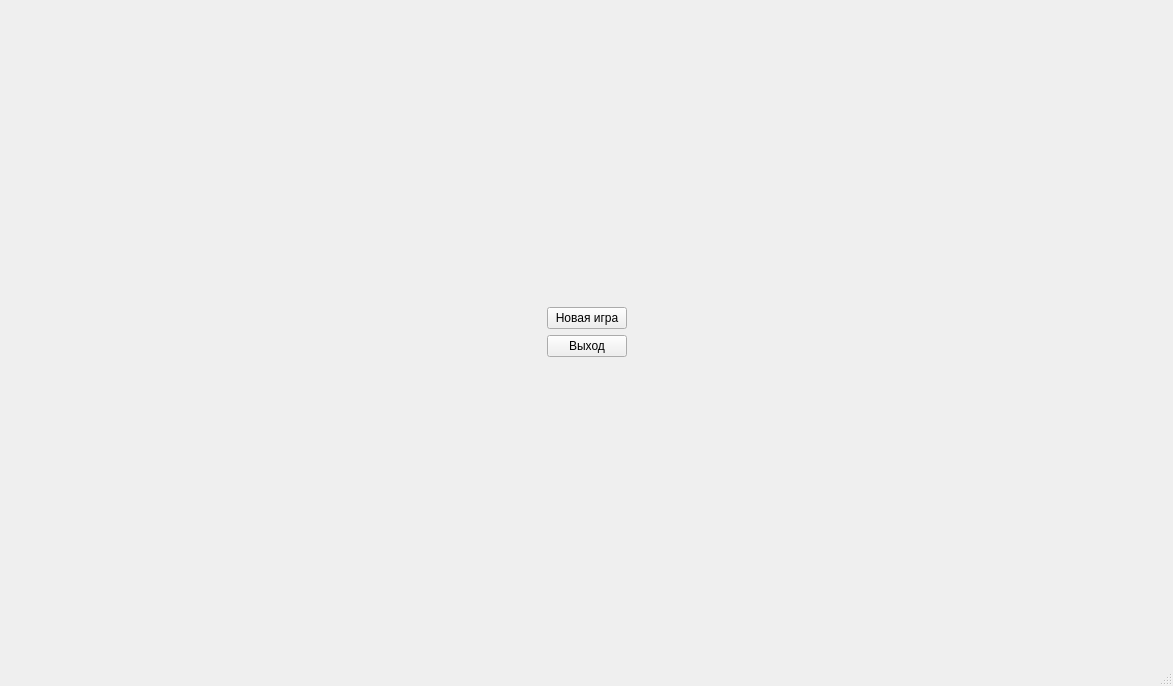
<?xml version="1.0" encoding="UTF-8"?>
<ui version="4.0">
 <class>MainWindow</class>
 <widget class="QMainWindow" name="MainWindow">
  <property name="geometry">
   <rect>
    <x>0</x>
    <y>0</y>
    <width>1173</width>
    <height>686</height>
   </rect>
  </property>
  <property name="windowTitle">
   <string>MainWindow</string>
  </property>
  <widget class="QWidget" name="centralwidget">
   <layout class="QHBoxLayout" name="horizontalLayout">
    <item>
     <widget class="QStackedWidget" name="stackedWidget">
      <widget class="QWidget" name="menuPage">
       <layout class="QGridLayout" name="gridLayout_2">
        <item row="1" column="1">
         <widget class="QPushButton" name="pushButtonNewGame">
          <property name="text">
           <string>Новая игра</string>
          </property>
         </widget>
        </item>
        <item row="1" column="0">
         <spacer name="horizontalSpacer">
          <property name="orientation">
           <enum>Qt::Horizontal</enum>
          </property>
          <property name="sizeHint" stdset="0">
           <size>
            <width>40</width>
            <height>20</height>
           </size>
          </property>
         </spacer>
        </item>
        <item row="0" column="1">
         <spacer name="verticalSpacer_2">
          <property name="orientation">
           <enum>Qt::Vertical</enum>
          </property>
          <property name="sizeHint" stdset="0">
           <size>
            <width>20</width>
            <height>40</height>
           </size>
          </property>
         </spacer>
        </item>
        <item row="5" column="1">
         <spacer name="verticalSpacer">
          <property name="orientation">
           <enum>Qt::Vertical</enum>
          </property>
          <property name="sizeHint" stdset="0">
           <size>
            <width>20</width>
            <height>40</height>
           </size>
          </property>
         </spacer>
        </item>
        <item row="4" column="1">
         <widget class="QPushButton" name="pushButtonExit">
          <property name="text">
           <string>Выход</string>
          </property>
         </widget>
        </item>
        <item row="1" column="2">
         <spacer name="horizontalSpacer_2">
          <property name="orientation">
           <enum>Qt::Horizontal</enum>
          </property>
          <property name="sizeHint" stdset="0">
           <size>
            <width>40</width>
            <height>20</height>
           </size>
          </property>
         </spacer>
        </item>
       </layout>
      </widget>
      <widget class="QWidget" name="gamePage">
       <layout class="QGridLayout" name="gridLayout" columnstretch="1,0">
        <item row="1" column="1">
         <widget class="QLabel" name="label">
          <property name="acceptDrops">
           <bool>true</bool>
          </property>
          <property name="text">
           <string/>
          </property>
          <property name="pixmap">
           <pixmap resource="resources.qrc">:/apple_256px.png</pixmap>
          </property>
          <property name="scaledContents">
           <bool>false</bool>
          </property>
         </widget>
        </item>
        <item row="0" column="0" colspan="2">
         <widget class="QPushButton" name="pushButtonMainMenu">
          <property name="text">
           <string>Главное меню</string>
          </property>
         </widget>
        </item>
        <item row="1" column="0">
         <widget class="QTableView" name="tableView">
          <property name="contextMenuPolicy">
           <enum>Qt::CustomContextMenu</enum>
          </property>
          <property name="acceptDrops">
           <bool>true</bool>
          </property>
          <property name="editTriggers">
           <set>QAbstractItemView::NoEditTriggers</set>
          </property>
          <property name="dragEnabled">
           <bool>true</bool>
          </property>
          <property name="dragDropMode">
           <enum>QAbstractItemView::DragDrop</enum>
          </property>
          <property name="defaultDropAction">
           <enum>Qt::MoveAction</enum>
          </property>
          <property name="selectionMode">
           <enum>QAbstractItemView::SingleSelection</enum>
          </property>
          <attribute name="horizontalHeaderVisible">
           <bool>false</bool>
          </attribute>
          <attribute name="horizontalHeaderMinimumSectionSize">
           <number>256</number>
          </attribute>
          <attribute name="horizontalHeaderDefaultSectionSize">
           <number>256</number>
          </attribute>
          <attribute name="horizontalHeaderHighlightSections">
           <bool>false</bool>
          </attribute>
          <attribute name="verticalHeaderVisible">
           <bool>false</bool>
          </attribute>
          <attribute name="verticalHeaderMinimumSectionSize">
           <number>256</number>
          </attribute>
          <attribute name="verticalHeaderDefaultSectionSize">
           <number>256</number>
          </attribute>
          <attribute name="verticalHeaderHighlightSections">
           <bool>false</bool>
          </attribute>
          <attribute name="verticalHeaderShowSortIndicator" stdset="0">
           <bool>false</bool>
          </attribute>
         </widget>
        </item>
       </layout>
      </widget>
     </widget>
    </item>
   </layout>
  </widget>
  <widget class="QMenuBar" name="menubar">
   <property name="geometry">
    <rect>
     <x>0</x>
     <y>0</y>
     <width>1173</width>
     <height>22</height>
    </rect>
   </property>
  </widget>
  <widget class="QStatusBar" name="statusbar"/>
 </widget>
 <resources>
  <include location="resources.qrc"/>
 </resources>
 <connections/>
</ui>
